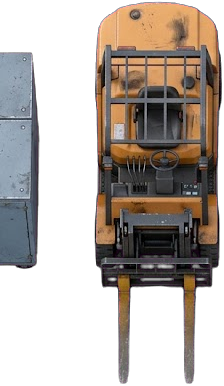
#> input picture godot/art/floor/equipment/forklift.png, 224 x 386 px, found by its file name
$ python art_tools.py key godot/art/floor/raw/forklift.png --out godot/art/floor/equipment
#> lines starting #> are read from the running program, lines starting #| are printed output that depends on the picture; after the words box and inside, x2 and y2 are one past the last pixel; in counts of white or black regions, pixels touching at a corner belong together
#!/usr/bin/env python3
"""Art helpers for the factory floor sprites (needs: pip install pillow).

  slice   cut a grid sheet into separate transparent PNGs (chroma-key background)
  key     remove the background of single images
  resize  shrink big images so the game folder stays small
  icon    make small UI icons from line drawings: crop, centre on a square canvas, thicken the lines so they survive being shown at 30-40 px, scale
  fix     find images whose real format does not match the file extension (Godot cannot load them) and convert them

Examples:
  python tools/art_tools.py slice sheet.png --cols 4 --rows 3 --names torna_1,torna_2,torna_3,freze_1,... --out godot/art/floor/machines
  python tools/art_tools.py key godot/art/floor/raw/forklift.png --out godot/art/floor/equipment
  python tools/art_tools.py resize godot/art/factories --max 1024
"""
import argparse
import os
import sys

from PIL import Image


def parse_color(text):
#> called with text = 'FF00FF'
    text = text.lstrip("#")
#> text = 'FF00FF'
    return tuple(int(text[i:i + 2], 16) for i in (0, 2, 4))


def distance(a, b):
    return ((a[0] - b[0]) ** 2 + (a[1] - b[1]) ** 2 + (a[2] - b[2]) ** 2) ** 0.5


def key_image(image, bg, tolerance):
    """Remove a magenta-ish background by hue (not by distance to one exact colour) and trim.

    Magentaness m = min(r, b) - g. It is large for any magenta (pure or dull), and
    near zero or negative for grays, blues, yellows and oranges, so dull/darker
    backgrounds are removed without eating the machine. Edge pixels are despilled
    so no pink fringe remains. `tolerance` shifts the sensitivity (default 70).
    """
#> called with bg = (255, 0, 255), tolerance = 70
    image = image.convert("RGBA")
#> image is the input picture: PIL image 224x386 RGBA; mean R, G, B, A 58.1, 49.7, 43.4, 128.8
    pixels = image.load()
    lo = 30.0 + (70.0 - tolerance) * 0.3   # below this: fully kept
    hi = lo + 70.0                          # above this: fully transparent
    for y in range(image.height):
        for x in range(image.width):
            r, g, b, a = pixels[x, y]
            m = min(r, b) - g
            if m <= lo:
                if m > 0:
                    cap = g + int(lo * 0.5)
                    pixels[x, y] = (min(r, cap), g, min(b, cap), a)
                continue
            if m >= hi:
                pixels[x, y] = (0, 0, 0, 0)
                continue
            alpha = int(a * (hi - m) / (hi - lo))
            cap = g
            pixels[x, y] = (min(r, cap), g, min(b, cap), alpha)
    alpha_band = image.getchannel("A").point(lambda v: 255 if v > 128 else 0)
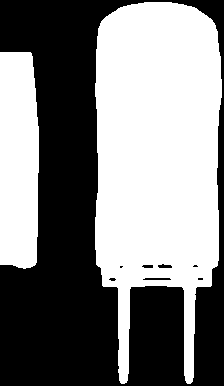
#> alpha_band: PIL image 224x386 L; 50.6% white; 8 black regions (4 under 20 px), largest, box (x1, y1, x2, y2) and area: (0, 0, 224, 386) 42574, (143, 278, 171, 280) 53, (158, 264, 172, 268) 42, (142, 265, 153, 268) 30
    box = alpha_band.getbbox()
#> box = (0, 2, 222, 384)
    if box:
        pad = 2
        box = (max(0, box[0] - pad), max(0, box[1] - pad), min(image.width, box[2] + pad), min(image.height, box[3] + pad))
#> box = (0, 0, 224, 386)
        image = image.crop(box)
    return image


# [22 lines left out: function cmd_slice, not called in this run]


def cmd_key(args):
    os.makedirs(args.out, exist_ok=True)
    for path in args.files:
        image = key_image(Image.open(path), parse_color(args.bg), args.tol)
        if args.max:
            image.thumbnail((args.max, args.max))
        target = os.path.join(args.out, os.path.splitext(os.path.basename(path))[0] + ".png")
        image.save(target)
        print("saved", target, image.size)
#| saved godot/art/floor/equipment/forklift.png (224, 386)


# [69 lines left out: functions cmd_resize, cmd_fix, cmd_icon, not called in this run]


def main():
    parser = argparse.ArgumentParser(description=__doc__, formatter_class=argparse.RawDescriptionHelpFormatter)
    sub = parser.add_subparsers(dest="command", required=True)
    s = sub.add_parser("slice")
    s.add_argument("sheet")
    s.add_argument("--cols", type=int, required=True)
    s.add_argument("--rows", type=int, required=True)
    s.add_argument("--names", default="")
    s.add_argument("--out", required=True)
    s.add_argument("--bg", default="FF00FF")
    s.add_argument("--tol", type=float, default=70.0)
    s.add_argument("--max", type=int, default=512, help="longest side in pixels (0 = keep)")
    s.set_defaults(func=cmd_slice)
    k = sub.add_parser("key")
    k.add_argument("files", nargs="+")
    k.add_argument("--out", required=True)
    k.add_argument("--bg", default="FF00FF")
    k.add_argument("--tol", type=float, default=70.0)
    k.add_argument("--max", type=int, default=512)
    k.set_defaults(func=cmd_key)
    r = sub.add_parser("resize")
    r.add_argument("folder")
    r.add_argument("--max", type=int, default=1024)
    r.set_defaults(func=cmd_resize)
    f = sub.add_parser("fix")
    f.add_argument("folder")
    f.set_defaults(func=cmd_fix)
    i = sub.add_parser("icon")
    i.add_argument("files", nargs="+")
    i.add_argument("--out", default="")
    i.add_argument("--size", type=int, default=96)
    i.add_argument("--fill", type=int, default=216, help="longest side of the drawing inside the 256 canvas")
    i.add_argument("--thicken", type=int, default=7, help="odd number: line growth (5 = +2 px each side at 256)")
    i.set_defaults(func=cmd_icon)
    args = parser.parse_args()
    args.func(args)


if __name__ == "__main__":
    sys.exit(main())
#> (the program exits here)

$ run again, with godot/art/floor/equipment/el_aleti.png copied over godot/art/floor/equipment/forklift.png
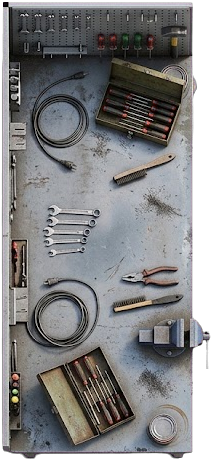
#> input picture godot/art/floor/equipment/el_aleti.png, 212 x 460 px, found by its file name
#> text = 'FF00FF'
#> in key_image, image is the input picture: PIL image 212x460 RGBA; mean R, G, B, A 103, 102.9, 103.9, 225.4
#> in key_image, `alpha_band = image.getchannel("A").point(lambda v: 255 if v > 128 else..`:
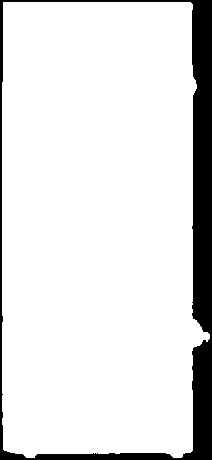
#> alpha_band: PIL image 212x460 L; 88.7% white; 1 black region, box (x1, y1, x2, y2) and area: (0, 0, 212, 460) 11064
#> in key_image, `box = alpha_band.getbbox()`: box = (2, 2, 210, 458)
#> in key_image, `box = (max(0, box[0] - pad), max(0, box[1] - pad), min(image.width, bo..`: box = (0, 0, 212, 460)
#| saved godot/art/floor/equipment/forklift.png (212, 460)

$ run again, with godot/art/floor/equipment/kasa.png copied over godot/art/floor/equipment/forklift.png
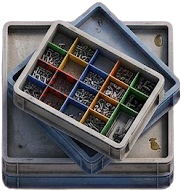
#> input picture godot/art/floor/equipment/kasa.png, 182 x 191 px, found by its file name
#> text = 'FF00FF'
#> in key_image, image is the input picture: PIL image 182x191 RGBA; mean R, G, B, A 74.2, 73.6, 76.6, 214.5
#> in key_image, `alpha_band = image.getchannel("A").point(lambda v: 255 if v > 128 else..`:
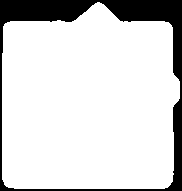
#> alpha_band: PIL image 182x191 L; 84.3% white; 1 black region, box (x1, y1, x2, y2) and area: (0, 0, 182, 191) 5460
#> in key_image, `box = alpha_band.getbbox()`: box = (2, 2, 180, 189)
#> in key_image, `box = (max(0, box[0] - pad), max(0, box[1] - pad), min(image.width, bo..`: box = (0, 0, 182, 191)
#| saved godot/art/floor/equipment/forklift.png (182, 191)

$ run again, with godot/art/floor/equipment/olcum.png copied over godot/art/floor/equipment/forklift.png
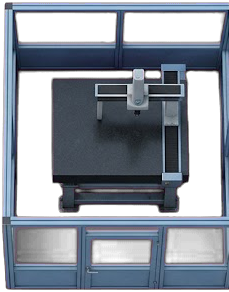
#> input picture godot/art/floor/equipment/olcum.png, 229 x 292 px, found by its file name
#> text = 'FF00FF'
#> in key_image, image is the input picture: PIL image 229x292 RGBA; mean R, G, B, A 58.2, 66.2, 77.2, 165.4
#> in key_image, `alpha_band = image.getchannel("A").point(lambda v: 255 if v > 128 else..`:
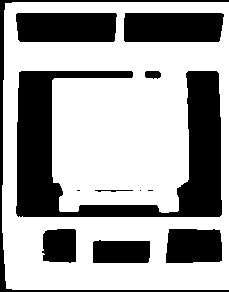
#> alpha_band: PIL image 229x292 L; 64.2% white; 12 black regions (3 under 20 px), largest, box (x1, y1, x2, y2) and area: (16, 71, 222, 217) 12089, (16, 13, 117, 42) 2858, (124, 13, 224, 42) 2833
#> in key_image, `box = alpha_band.getbbox()`: box = (2, 2, 229, 290)
#> in key_image, `box = (max(0, box[0] - pad), max(0, box[1] - pad), min(image.width, bo..`: box = (0, 0, 229, 292)
#| saved godot/art/floor/equipment/forklift.png (229, 292)
